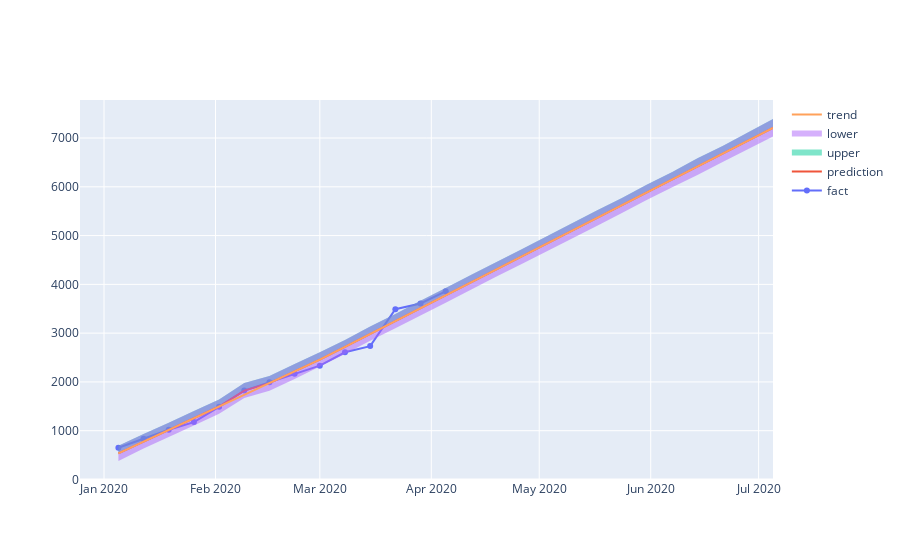

Here is the notebook cell this chart was saved with:
### Markdown cell above
### Построение интерактивного графика

### Code cell
iplot([
    go.Scatter(x=df['ds'], y=df['y'], name='fact'),
    go.Scatter(x=forecast['ds'], y=forecast['yhat'], name='prediction'),
    go.Scatter(x=forecast['ds'], y=forecast['yhat_upper'], fill='tonexty', mode='none', name='upper'),
    go.Scatter(x=forecast['ds'], y=forecast['yhat_lower'], fill='tonexty', mode='none', name='lower'),
    go.Scatter(x=forecast['ds'], y=forecast['trend'], name='trend')
])
